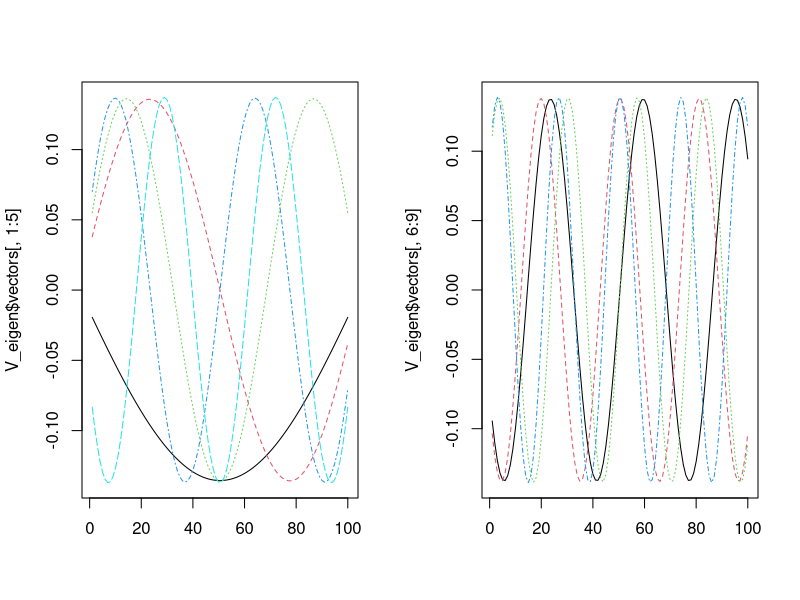

Here is the R script that generated this plot:
## ----opts,include=FALSE,cache=FALSE--------------------------------------
options(
  keep.source=TRUE,
  encoding="UTF-8"
)

## ----eigen---------------------------------------------------------------
N <- 100
phi <- 0.8
sigma <- 1
V <- matrix(NA,N,N)
for(m in 1:N) for(n in 1:N) V[m,n] <- sigma^2 * phi^abs(m-n) / (1-phi^2)
V_eigen <- eigen(V,symmetric=TRUE)
oldpars <- par(mfrow=c(1,2))
matplot(V_eigen$vectors[,1:5],type="l")
matplot(V_eigen$vectors[,6:9],type="l")
par(oldpars)

## ----evals---------------------------------------------------------------
round(V_eigen$values[1:9],2)

